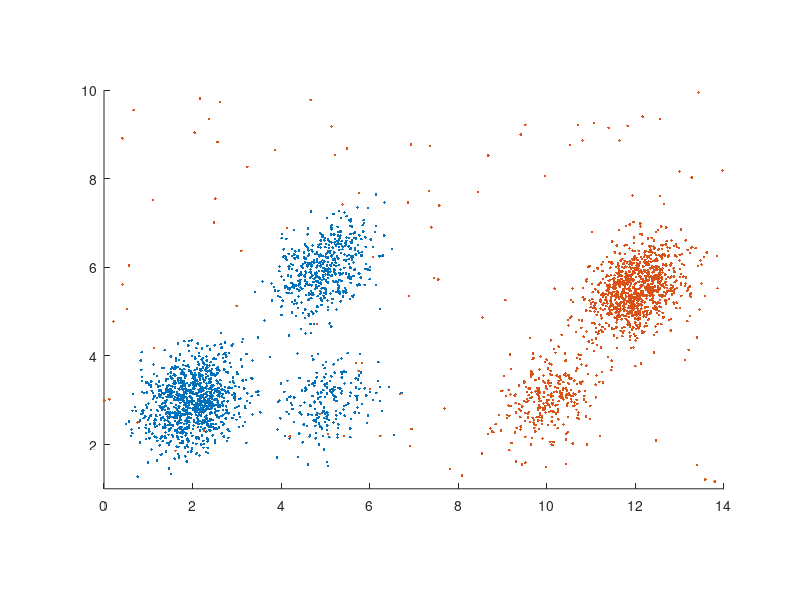

Write MATLAB code to recreate this figure. (Note: this script raises an error after producing the figure.)
clear all
hold on
axis equal

a1 = 0;
b1 = 14;
a2 = 1;
b2 = 10;

axis([a1 b1 a2 b2])
mu1 = [2,3];
sigma1 = [0.3,0.05;0.05,0.3];
r = mvnrnd(mu1,sigma1,1000);
dataset = r;

mu2 = [5,6];
sigma2 = [0.3,0.1;0.1,0.3];
r = [r; mvnrnd(mu2,sigma2,500);]
dataset = [dataset;r];

mu3 = [5,3];
sigma3 = [0.3,0.07;0.07,0.3];
r = [r; mvnrnd(mu3,sigma3,200);]
dataset = [dataset;r];
plot(r(:, 1), r(:, 2), '.')

%%%%%%%%%%%%%%%%%%%%%%%%%%%%%%%%%%%%%%%
mu4 = [10,3];
sigma4 = [0.3,0.1;0.1,0.3];
r = mvnrnd(mu4,sigma4,300);
dataset = [dataset;r];

mu5 = [12,5.5];
sigma5 = [0.3,0.1;0.1,0.3];
r = [r; mvnrnd(mu5,sigma5,1000);]
dataset = [dataset;r];

%%%%%%%%%%%%%%%%%%%%%%%%%%%%%%%%%%%%%%%

anoms = rand(100,2);

anoms(:, 1) = (b1-a1) * anoms(:, 1) + a1;

anoms(:, 2) = (b2-a2) * anoms(:, 2) + a2;

r = [r; anoms]
plot(r(:, 1), r(:, 2), '.')
[AnomalyScores, Clusters, ClusterIndexes] = OnCAD( ...
    dataset, 2, false, 1, 0.99, -1, 0.1, 100000);

for m = 1:length(Clusters)
    clust = Clusters{m};
    Ellipse_Plot(clust.chr_mat, clust.mean,1,[0,0,0], '-', 2.5);
end




mu6 = [9,8];
sigma6 = [0.3,0.1;0.1,0.3];
r = mvnrnd(mu6,sigma6,100);
dataset = [dataset;r];

plot(r(:, 1), r(:, 2), '.')
